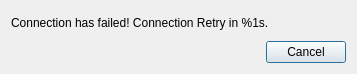
<?xml version="1.0" encoding="UTF-8"?>
<ui version="4.0">
 <class>ConnectionRetryDialog</class>
 <widget class="QDialog" name="ConnectionRetryDialog">
  <property name="geometry">
   <rect>
    <x>0</x>
    <y>0</y>
    <width>357</width>
    <height>74</height>
   </rect>
  </property>
  <property name="windowTitle">
   <string>Connection Retry</string>
  </property>
  <layout class="QVBoxLayout" name="verticalLayout">
   <item>
    <widget class="QLabel" name="m_label">
     <property name="locale">
      <locale language="English" country="UnitedStates"/>
     </property>
     <property name="text">
      <string>Connection has failed! Connection Retry in %1s. </string>
     </property>
    </widget>
   </item>
   <item>
    <widget class="QDialogButtonBox" name="buttonBox">
     <property name="locale">
      <locale language="English" country="UnitedStates"/>
     </property>
     <property name="orientation">
      <enum>Qt::Horizontal</enum>
     </property>
     <property name="standardButtons">
      <set>QDialogButtonBox::Cancel</set>
     </property>
    </widget>
   </item>
  </layout>
 </widget>
 <resources/>
 <connections>
  <connection>
   <sender>buttonBox</sender>
   <signal>accepted()</signal>
   <receiver>ConnectionRetryDialog</receiver>
   <slot>accept()</slot>
   <hints>
    <hint type="sourcelabel">
     <x>248</x>
     <y>254</y>
    </hint>
    <hint type="destinationlabel">
     <x>157</x>
     <y>274</y>
    </hint>
   </hints>
  </connection>
  <connection>
   <sender>buttonBox</sender>
   <signal>rejected()</signal>
   <receiver>ConnectionRetryDialog</receiver>
   <slot>reject()</slot>
   <hints>
    <hint type="sourcelabel">
     <x>316</x>
     <y>260</y>
    </hint>
    <hint type="destinationlabel">
     <x>286</x>
     <y>274</y>
    </hint>
   </hints>
  </connection>
 </connections>
</ui>
